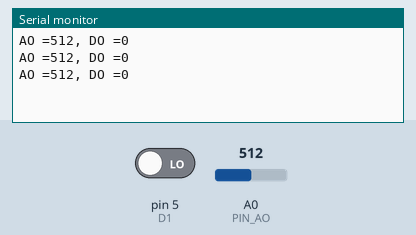
A sketch run on a simulated Arduino Uno, built with avr-gcc and run on an emulated ATmega328P. Parts: the last lines printed to the serial monitor. The test bench sets the inputs (shaded band); at power-on: A0 (PIN_AO) = 512, pin 5 (D1) LOW.

Above: at 1.3 s.
1.4 s: A0 (PIN_AO) set to 716
At 1.9 s:
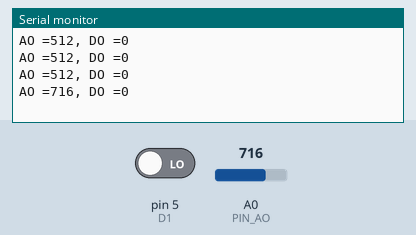
2.9 s: pin 5 (D1) driven HIGH
At 3.4 s:
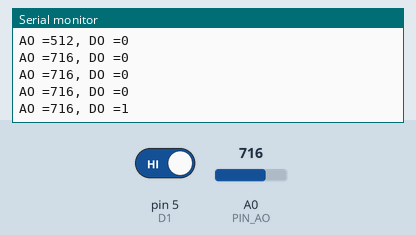
4.4 s: A0 (PIN_AO) set to 900
At 4.9 s:
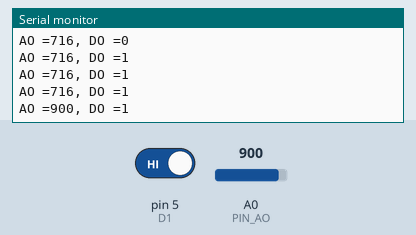
5.9 s: pin 5 (D1) driven LOW
At 6.4 s:
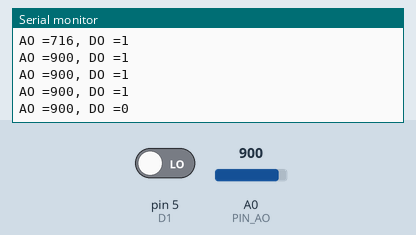
Timing chart, 0 to 8.4 s (numbered marks = the images above; inputs shaded):
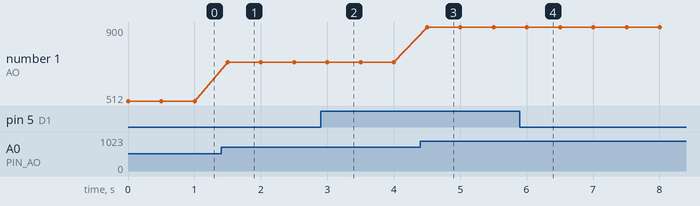

The sketch:

YL-69____.ino
```cpp
/*
   运行该代码，先修改文件名为合法的变量名。

   YL-69土壤湿度实验。

   1 tab = 2 space
 */

#define D1     5
#define D2     4
#define D3     0
#define D4     2
#define D5     14
#define D6     12
#define D7     13

#define PIN_AO A0
#define PIN_DO D1

void setup() {
  Serial.begin(115200);

  pinMode(PIN_AO, INPUT);
  pinMode(PIN_DO, INPUT);
}

void loop()
{
  Serial.print("AO =");
  Serial.print(analogRead(PIN_AO));

  Serial.print(", DO =");
  Serial.println(digitalRead(PIN_DO));

  delay(500);
}
```

Measured:
- after the input at 1.4 s, the serial monitor: prints a new line after 0.10 s (image 1)
- after the input at 2.9 s, the serial monitor: prints a new line after 0.10 s (image 2)
- after the input at 4.4 s, the serial monitor: prints a new line after 0.10 s (image 3)
- after the input at 5.9 s, the serial monitor: prints a new line after 0.11 s (image 4)
- plotted number 1: 512 → 716 after the input at 1.4 s, 716 → 900 after the input at 4.4 s
